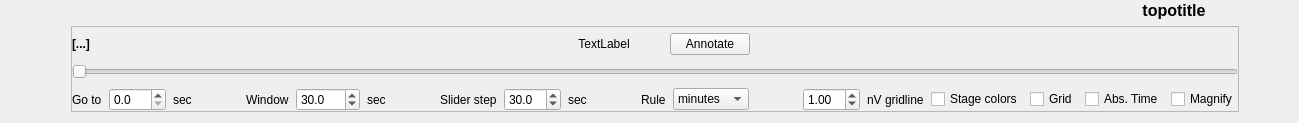
      <widget class="QWidget" name="layoutWidget">
       <layout class="QGridLayout" name="gridLayout_21">
        <property name="topMargin">
         <number>0</number>
        </property>
        <property name="rightMargin">
         <number>0</number>
        </property>
        <item row="0" column="1">
         <widget class="QWidget" name="_topoW" native="true">
          <property name="minimumSize">
           <size>
            <width>250</width>
            <height>0</height>
           </size>
          </property>
          <property name="maximumSize">
           <size>
            <width>300</width>
            <height>16777215</height>
           </size>
          </property>
          <layout class="QVBoxLayout" name="verticalLayout_31">
           <property name="spacing">
            <number>0</number>
           </property>
           <property name="leftMargin">
            <number>0</number>
           </property>
           <property name="topMargin">
            <number>0</number>
           </property>
           <property name="rightMargin">
            <number>0</number>
           </property>
           <property name="bottomMargin">
            <number>0</number>
           </property>
           <item>
            <layout class="QVBoxLayout" name="_topoLayout">
             <property name="topMargin">
              <number>0</number>
             </property>
             <item>
              <widget class="QLabel" name="_topoTitle">
               <property name="maximumSize">
                <size>
                 <width>16777215</width>
                 <height>40</height>
                </size>
               </property>
               <property name="font">
                <font>
                 <pointsize>12</pointsize>
                 <weight>75</weight>
                 <bold>true</bold>
                 <stylestrategy>PreferDefault</stylestrategy>
                 <kerning>true</kerning>
                </font>
               </property>
               <property name="text">
                <string>topotitle</string>
               </property>
               <property name="alignment">
                <set>Qt::AlignCenter</set>
               </property>
              </widget>
             </item>
            </layout>
           </item>
          </layout>
         </widget>
        </item>
        <item row="0" column="0">
         <spacer name="horizontalSpacer_13">
          <property name="orientation">
           <enum>Qt::Horizontal</enum>
          </property>
          <property name="sizeHint" stdset="0">
           <size>
            <width>40</width>
            <height>20</height>
           </size>
          </property>
         </spacer>
        </item>
        <item row="1" column="0" colspan="2">
         <layout class="QHBoxLayout" name="horizontalLayout_3">
          <property name="spacing">
           <number>6</number>
          </property>
          <property name="leftMargin">
           <number>20</number>
          </property>
          <property name="topMargin">
           <number>0</number>
          </property>
          <property name="rightMargin">
           <number>20</number>
          </property>
          <property name="bottomMargin">
           <number>0</number>
          </property>
          <item>
           <spacer name="horizontalSpacer_17">
            <property name="orientation">
             <enum>Qt::Horizontal</enum>
            </property>
            <property name="sizeHint" stdset="0">
             <size>
              <width>40</width>
              <height>20</height>
             </size>
            </property>
           </spacer>
          </item>
          <item>
           <widget class="QFrame" name="_slFrame">
            <property name="minimumSize">
             <size>
              <width>0</width>
              <height>0</height>
             </size>
            </property>
            <property name="frameShape">
             <enum>QFrame::StyledPanel</enum>
            </property>
            <property name="frameShadow">
             <enum>QFrame::Raised</enum>
            </property>
            <layout class="QVBoxLayout" name="verticalLayout_15">
             <property name="spacing">
              <number>0</number>
             </property>
             <property name="leftMargin">
              <number>0</number>
             </property>
             <property name="topMargin">
              <number>0</number>
             </property>
             <property name="rightMargin">
              <number>0</number>
             </property>
             <property name="bottomMargin">
              <number>0</number>
             </property>
             <item>
              <layout class="QGridLayout" name="gridLayout_7">
               <property name="topMargin">
                <number>0</number>
               </property>
               <property name="horizontalSpacing">
                <number>7</number>
               </property>
               <property name="verticalSpacing">
                <number>9</number>
               </property>
               <item row="2" column="14">
                <widget class="QComboBox" name="_slRules">
                 <property name="currentIndex">
                  <number>1</number>
                 </property>
                 <item>
                  <property name="text">
                   <string>seconds</string>
                  </property>
                 </item>
                 <item>
                  <property name="text">
                   <string>minutes</string>
                  </property>
                 </item>
                 <item>
                  <property name="text">
                   <string>hours</string>
                  </property>
                 </item>
                </widget>
               </item>
               <item row="2" column="2">
                <widget class="QDoubleSpinBox" name="_SlGoto">
                 <property name="decimals">
                  <number>1</number>
                 </property>
                </widget>
               </item>
               <item row="0" column="1" colspan="21">
                <layout class="QHBoxLayout" name="horizontalLayout_22">
                 <property name="topMargin">
                  <number>6</number>
                 </property>
                 <item>
                  <widget class="QLabel" name="_txtCursor">
                   <property name="font">
                    <font>
                     <weight>75</weight>
                     <bold>true</bold>
                     <stylestrategy>PreferDefault</stylestrategy>
                     <kerning>true</kerning>
                    </font>
                   </property>
                   <property name="text">
                    <string>[...]</string>
                   </property>
                  </widget>
                 </item>
                 <item>
                  <spacer name="horizontalSpacer_18">
                   <property name="orientation">
                    <enum>Qt::Horizontal</enum>
                   </property>
                   <property name="sizeHint" stdset="0">
                    <size>
                     <width>40</width>
                     <height>20</height>
                    </size>
                   </property>
                  </spacer>
                 </item>
                 <item>
                  <widget class="QLabel" name="_SlText">
                   <property name="text">
                    <string>TextLabel</string>
                   </property>
                   <property name="alignment">
                    <set>Qt::AlignCenter</set>
                   </property>
                   <property name="margin">
                    <number>0</number>
                   </property>
                  </widget>
                 </item>
                 <item>
                  <spacer name="horizontalSpacer_33">
                   <property name="orientation">
                    <enum>Qt::Horizontal</enum>
                   </property>
                   <property name="sizeType">
                    <enum>QSizePolicy::Minimum</enum>
                   </property>
                   <property name="sizeHint" stdset="0">
                    <size>
                     <width>40</width>
                     <height>20</height>
                    </size>
                   </property>
                  </spacer>
                 </item>
                 <item>
                  <widget class="QPushButton" name="_AnnotateRun">
                   <property name="text">
                    <string>Annotate</string>
                   </property>
                  </widget>
                 </item>
                 <item>
                  <spacer name="horizontalSpacer_29">
                   <property name="orientation">
                    <enum>Qt::Horizontal</enum>
                   </property>
                   <property name="sizeHint" stdset="0">
                    <size>
                     <width>40</width>
                     <height>20</height>
                    </size>
                   </property>
                  </spacer>
                 </item>
                </layout>
               </item>
               <item row="2" column="17">
                <widget class="QLabel" name="label_2">
                 <property name="text">
                  <string>nV gridline</string>
                 </property>
                </widget>
               </item>
               <item row="2" column="21">
                <widget class="QCheckBox" name="_slMagnify">
                 <property name="text">
                  <string>Magnify</string>
                 </property>
                </widget>
               </item>
               <item row="2" column="10">
                <widget class="QDoubleSpinBox" name="_SigSlStep">
                 <property name="decimals">
                  <number>1</number>
                 </property>
                 <property name="minimum">
                  <double>0.100000000000000</double>
                 </property>
                 <property name="value">
                  <double>30.000000000000000</double>
                 </property>
                </widget>
               </item>
               <item row="2" column="8">
                <spacer name="horizontalSpacer_5">
                 <property name="orientation">
                  <enum>Qt::Horizontal</enum>
                 </property>
                 <property name="sizeType">
                  <enum>QSizePolicy::Expanding</enum>
                 </property>
                 <property name="sizeHint" stdset="0">
                  <size>
                   <width>40</width>
                   <height>20</height>
                  </size>
                 </property>
                </spacer>
               </item>
               <item row="2" column="4">
                <spacer name="horizontalSpacer_4">
                 <property name="orientation">
                  <enum>Qt::Horizontal</enum>
                 </property>
                 <property name="sizeType">
                  <enum>QSizePolicy::Maximum</enum>
                 </property>
                 <property name="sizeHint" stdset="0">
                  <size>
                   <width>40</width>
                   <height>20</height>
                  </size>
                 </property>
                </spacer>
               </item>
               <item row="2" column="6">
                <widget class="QDoubleSpinBox" name="_SigWin">
                 <property name="decimals">
                  <number>1</number>
                 </property>
                 <property name="maximum">
                  <double>1000.000000000000000</double>
                 </property>
                 <property name="value">
                  <double>30.000000000000000</double>
                 </property>
                </widget>
               </item>
               <item row="2" column="3">
                <widget class="QLabel" name="label_12">
                 <property name="text">
                  <string>sec</string>
                 </property>
                </widget>
               </item>
               <item row="2" column="1">
                <widget class="QLabel" name="label">
                 <property name="text">
                  <string>Go to</string>
                 </property>
                </widget>
               </item>
               <item row="2" column="5">
                <widget class="QLabel" name="label_3">
                 <property name="text">
                  <string>Window</string>
                 </property>
                </widget>
               </item>
               <item row="2" column="9">
                <widget class="QLabel" name="label_5">
                 <property name="text">
                  <string>Slider step</string>
                 </property>
                </widget>
               </item>
               <item row="1" column="1" colspan="21">
                <widget class="QSlider" name="_SlVal">
                 <property name="orientation">
                  <enum>Qt::Horizontal</enum>
                 </property>
                 <property name="tickPosition">
                  <enum>QSlider::NoTicks</enum>
                 </property>
                 <property name="tickInterval">
                  <number>10</number>
                 </property>
                </widget>
               </item>
               <item row="2" column="16">
                <widget class="QDoubleSpinBox" name="_SignV">
                 <property name="singleStep">
                  <double>0.010000000000000</double>
                 </property>
                 <property name="value">
                  <double>1.000000000000000</double>
                 </property>
                </widget>
               </item>
               <item row="2" column="20">
                <widget class="QCheckBox" name="_slAbsTime">
                 <property name="text">
                  <string>Abs. Time</string>
                 </property>
                </widget>
               </item>
               <item row="2" column="15">
                <spacer name="horizontalSpacer_3">
                 <property name="orientation">
                  <enum>Qt::Horizontal</enum>
                 </property>
                 <property name="sizeHint" stdset="0">
                  <size>
                   <width>40</width>
                   <height>20</height>
                  </size>
                 </property>
                </spacer>
               </item>
               <item row="2" column="19">
                <widget class="QCheckBox" name="_slGrid">
                 <property name="text">
                  <string>Grid</string>
                 </property>
                 <property name="checked">
                  <bool>false</bool>
                 </property>
                </widget>
               </item>
               <item row="2" column="7">
                <widget class="QLabel" name="label_4">
                 <property name="text">
                  <string>sec</string>
                 </property>
                </widget>
               </item>
               <item row="2" column="12">
                <spacer name="horizontalSpacer_6">
                 <property name="orientation">
                  <enum>Qt::Horizontal</enum>
                 </property>
                 <property name="sizeHint" stdset="0">
                  <size>
                   <width>40</width>
                   <height>20</height>
                  </size>
                 </property>
                </spacer>
               </item>
               <item row="2" column="13">
                <widget class="QLabel" name="label_31">
                 <property name="text">
                  <string>Rule</string>
                 </property>
                </widget>
               </item>
               <item row="2" column="11">
                <widget class="QLabel" name="label_6">
                 <property name="text">
                  <string>sec</string>
                 </property>
                </widget>
               </item>
               <item row="2" column="18">
                <widget class="QCheckBox" name="_slStageColors">
                 <property name="text">
                  <string>Stage colors</string>
                 </property>
                </widget>
               </item>
              </layout>
             </item>
            </layout>
           </widget>
          </item>
          <item>
           <spacer name="horizontalSpacer_16">
            <property name="orientation">
             <enum>Qt::Horizontal</enum>
            </property>
            <property name="sizeHint" stdset="0">
             <size>
              <width>40</width>
              <height>20</height>
             </size>
            </property>
           </spacer>
          </item>
         </layout>
        </item>
       </layout>
      </widget>
